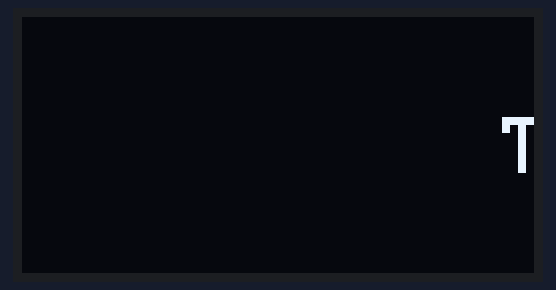
Recording of a sketch running on a simulated Arduino Uno, built with avr-gcc and run on an emulated ATmega328P. Shown: 128×64 one-colour display.

Above: at 0.52 s.
At 5.08 s:
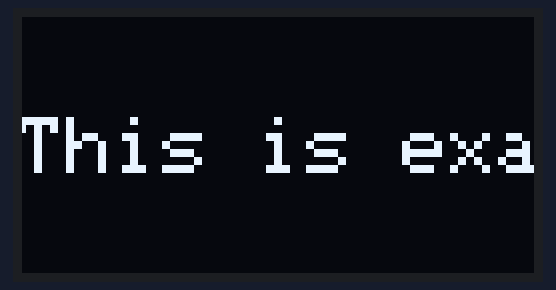
At 9.97 s:
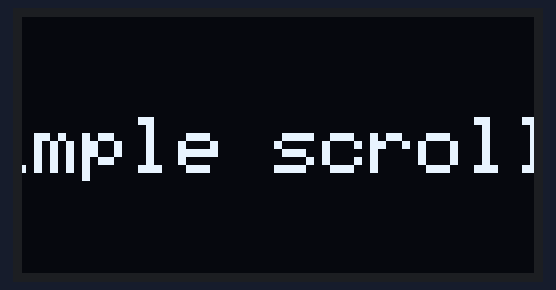
At 19.42 s:
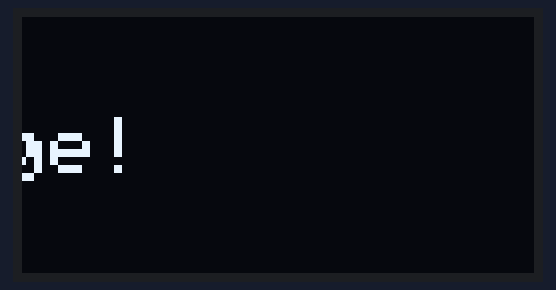
At 29.54 s:
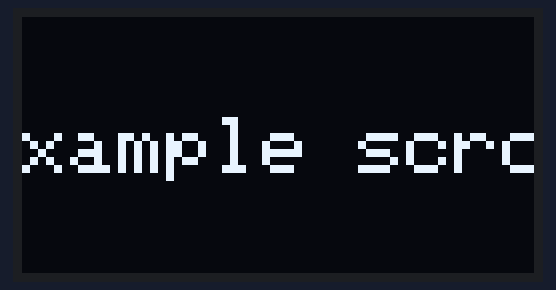
At 39.59 s:
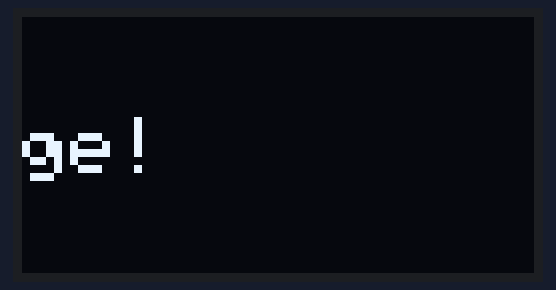

The sketch:

scroll_right_left.ino
```cpp
#include <Wire.h>
#include <Adafruit_GFX.h>
#include <Adafruit_SSD1306.h>

#define SCREEN_WIDTH 128
#define SCREEN_HEIGHT 64

Adafruit_SSD1306 display(SCREEN_WIDTH, SCREEN_HEIGHT, &Wire, -1);

const char* message = "This is example scrolling message!";
int xPos;
int textWidth;
int textSize = 2;

void setup() {
  display.begin(SSD1306_SWITCHCAPVCC, 0x3C);
  display.clearDisplay();

  display.setTextSize(textSize);
  display.setTextColor(SSD1306_WHITE);
  display.setTextWrap(false);  // 💡 Prevent text from wrapping to next line

  // Estimate text width
  textWidth = 6 * textSize * strlen(message);
  xPos = SCREEN_WIDTH;
}

void loop() {
  display.clearDisplay();
  display.setCursor(xPos, 25);  // Adjust Y as needed
  display.print(message);
  display.display();

  xPos--;  // Scroll left

  if (xPos < -textWidth) {
    xPos = SCREEN_WIDTH;
  }

  delay(10);  // Adjust speed
}
```
